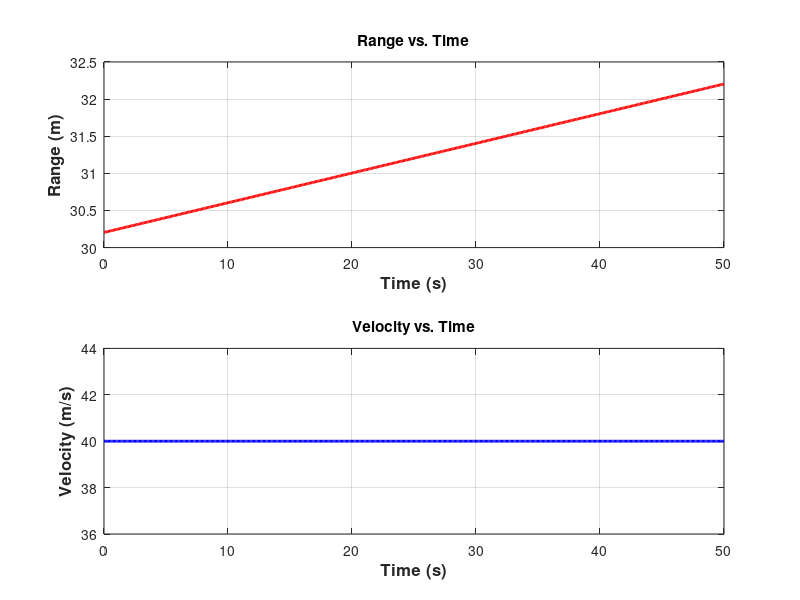
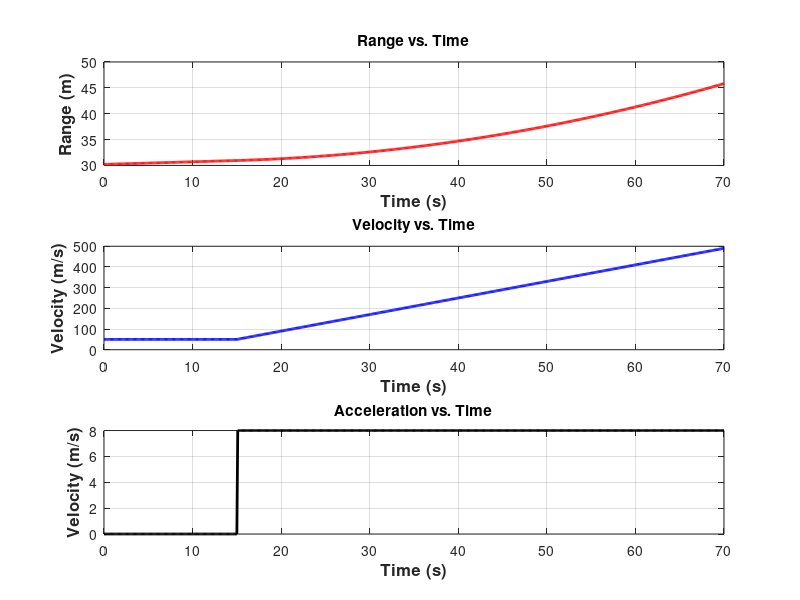

Reproduce these figures in MATLAB, in order.
% Example 3

clc;close all; clear all;
v = 40; 

s_init = 30200;

t       = 0:0.1:50;
delta_t = t(2)-t(1);

for ii=1:length(t)
    s_new(ii)  = s_init + v*delta_t;
    s_init = s_new(ii);
end


subplot(2,1,1)
plot(t, s_new*1e-3, '-r', 'LineWidth', 2);
xlabel('Time (s)', 'FontSize', 12, 'FontWeight', 'Bold');
ylabel('Range (m)', 'FontSize', 12, 'FontWeight', 'Bold');
title('Range vs. Time')
grid on;

subplot(2,1,2)
plot(t, v*ones(1,length(t)), '-b', 'LineWidth', 2);
xlabel('Time (s)', 'FontSize', 12, 'FontWeight', 'Bold');
ylabel('Velocity (m/s)', 'FontSize', 12, 'FontWeight', 'Bold');
title('Velocity vs. Time')
grid on;


%%
% Assume, a fighter aircraft moving at a constant velocity of 50\,m/s for 15 seconds. 
% Then the aircraft accelerates with a constant acceleration of $8\,m/s^2$ for another 35 seconds.
clear all;

s_init = 30200;
t_15   = 0:0.1:15;
t_35   = 15.1:0.1:70;
v      = 50; 
a      = 8;

delta_t = t_15(2) - t_15(1);


for ii=1:length(t_15)
    s_15(ii)  = s_init + (v*delta_t);
    s_init = s_15(ii);
end

s_init = s_15(end); 
v_init = v;
for ii=1:length(t_35)
    s_35(ii) = s_init + (v_init*delta_t) + (0.5*a*delta_t^2);
    v_35(ii) = v_init + (a*delta_t);
    v_init = v_35(ii);
    s_init = s_35(ii);
end

% t = [t_15 t_35];

% s_init = s_15(end); 
% s_init = 30200;
% for ii=1:length(t)
%     s_35(ii) = s_init + (v*t) + (0.5 * a * t^2);
%     s_init = s_35(ii);
% end

% s_15 = s_init + (v*t_15);
% s_35 = 30200 + (v*t) + (0.5*a*t.^2);

figure;

t = [t_15 t_35];
s = [s_15 s_35];

subplot(3,1,1)
plot(t, s*1e-3, '-r', 'LineWidth', 2);
xlabel('Time (s)', 'FontSize', 12, 'FontWeight', 'Bold');
ylabel('Range (m)', 'FontSize', 12, 'FontWeight', 'Bold');
title('Range vs. Time')
grid on;

subplot(3,1,2)
plot(t, [ones(1,(length(t_15)))*v v_35], '-b', 'LineWidth', 2);
xlabel('Time (s)', 'FontSize', 12, 'FontWeight', 'Bold');
ylabel('Velocity (m/s)', 'FontSize', 12, 'FontWeight', 'Bold');
title('Velocity vs. Time')
grid on;


subplot(3,1,3)
plot(t, [zeros(1,(length(t_15))) ones(1,length(t_35))*a], '-k', 'LineWidth', 2);
xlabel('Time (s)', 'FontSize', 12, 'FontWeight', 'Bold');
ylabel('Velocity (m/s)', 'FontSize', 12, 'FontWeight', 'Bold');
title('Acceleration vs. Time')
grid on;





